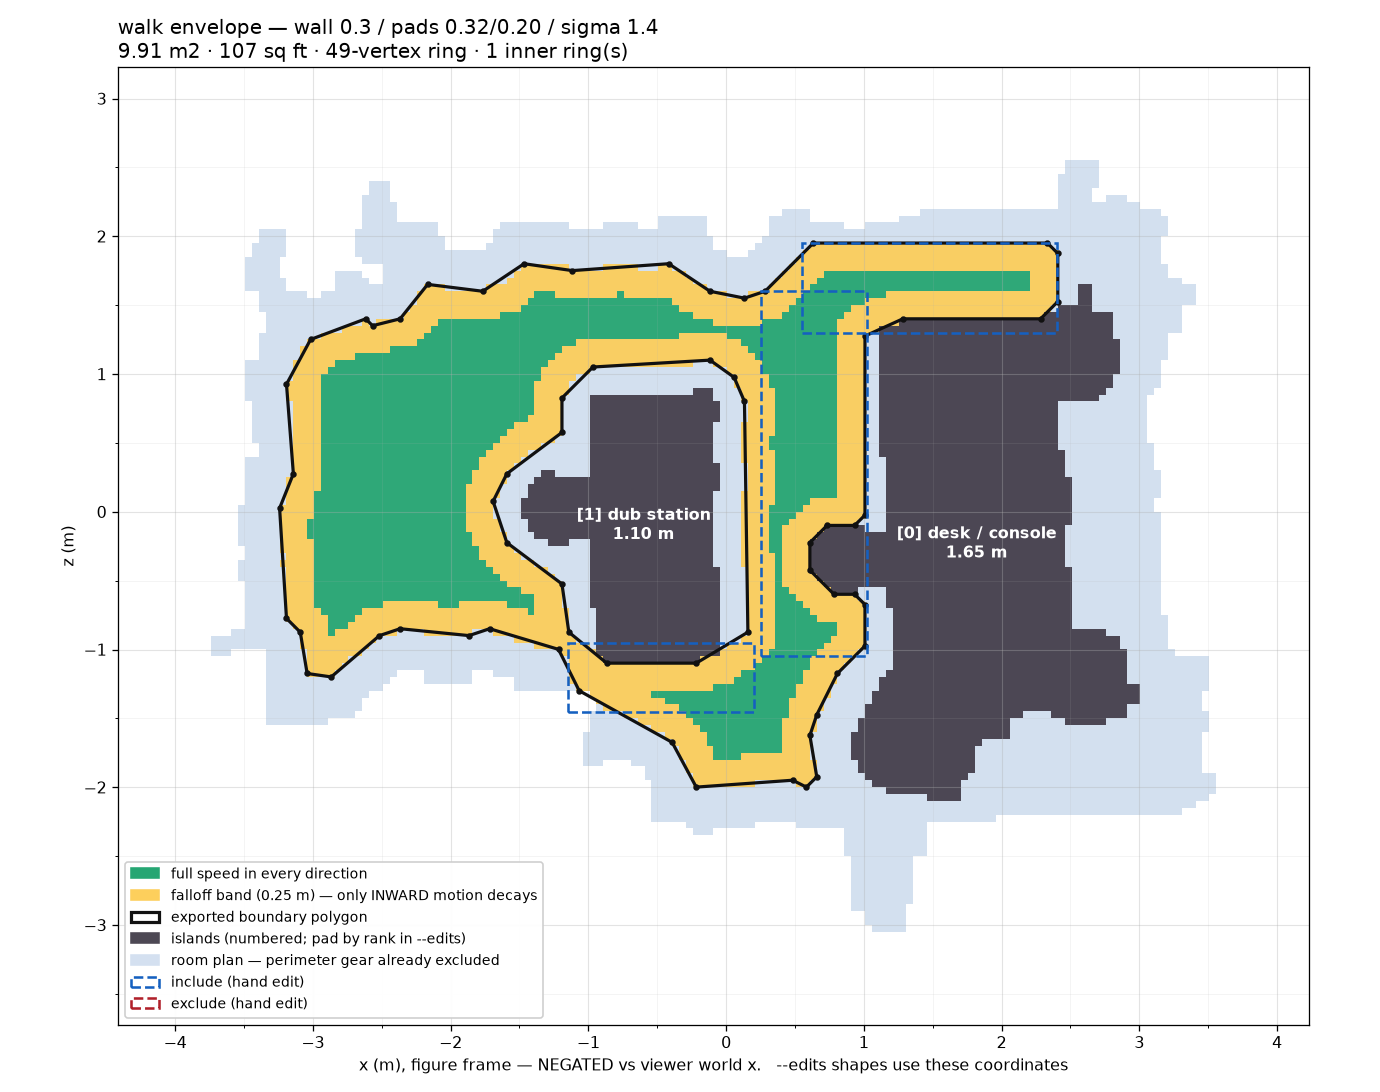

Source code (Python):
#!/usr/bin/env python3
"""
envelope — derive a walkable region for the viewer's walk mode, and emit it as a
paste-ready `region:` block for demos.ts plus a figure to judge it by.

    python envelope.py --xyz ./xyz.npy --sh0 ./sh0.npy

Why this exists separately from autoscene.py
--------------------------------------------
`autoscene.py` answers "does this room DESERVE walk mode?" and is tuned to be
conservative about it: a 0.50 m wall inset, a 0.50 m pad off tall gear, and a
final `binary_opening` with a 0.80 m disk that deletes any corridor narrower than
a comfortable one. On Bluedio that lands on 2.54 m2 with 2.49 m of walkable path,
which is the honest answer to its question — that room does not need walk mode.

This script answers the other question: "the room IS getting walk mode; what is
the best envelope for it?" Same occupancy grid, three different defaults:

  wall inset  0.30 m   the room plan boundary already sits at the FACE of the
                       perimeter gear, so the inset is a second standoff on top
                       of one that is already there
  island pad  0.32 m   for tall gear. The single most sensitive number: on
                       Bluedio, 0.40+ strands the region in one corner and makes
                       the whole console side unreachable
  no opening           the falloff already makes a thin passage unattractive.
                       Deleting it as well is what erases the loop

On Bluedio that is 8.23 m2 against 2.54 m2 — the difference between exploring a
room and shuffling in place.

Two things that are easy to get wrong
-------------------------------------
1. TRACE THE RING FROM A SMOOTHED FIELD. A ring traced off the raw 5 cm grid has
   a normal that snaps 90 degrees at every cell, and walk.ts applies the boundary
   falloff ALONG that normal — so sliding along a wall would stutter. The signed
   distance field is blurred and re-thresholded before tracing, and the resulting
   rounding is capped so it can never eat into an island's pad.

2. THE OUTPUT IS IN VIEWER WORLD UNITS, NOT RAW .SOG. main.ts rolls every splat
   180 degrees about Z, so raw (x, z) is world (-x, z). This script negates x on
   the way out; paste its output into demos.ts untouched.

Coordinate frames, all three of them
------------------------------------
    raw .sog     what the file contains; autoscene.py's scene.json is in these
    metres       raw * S, y flipped to floor-up. THE FIGURE'S AXES, and the frame
                 --edits shapes are written in
    world units  metres / S with x negated. What demos.ts and walk.ts consume

Hand edits
----------
Geometry cannot tell a drape from a doorway, so the derived envelope will
sometimes want correcting by eye. `--edits FILE.json` takes shapes in METRES, in
the same frame as the figure's axes, so a region can be read straight off an
annotated copy of the figure:

    {
      "islandPads": { "0": 0.32, "1": 0.20 },
      "exclude": [
        { "kind": "rect",   "min": [0.4, -2.0], "max": [1.2, -0.5], "note": "why" },
        { "kind": "circle", "centre": [-2.1, 0.8], "radius": 0.45 },
        { "kind": "poly",   "points": [[0,0], [1,0], [1,1]] }
      ],
      "include": [ ...same three shapes... ]
    }

  islandNames  rank -> label, for the figure only. Changes nothing else.
  exclude  carves floor OUT of the region. Unconditional — use it for anywhere a
           visitor should not stand that the geometry has no way to know about.
  include  forces floor IN, for where a pad or the wall inset was too greedy. It
           is intersected with the room's free space first, so it can relax a
           standoff but can never put a visitor inside solid geometry.

Run with --edits and no file to have a commented starter written for you.
"""
import argparse, json, math, os, sys

import numpy as np
from scipy import ndimage
from skimage import measure

sys.path.insert(0, os.path.dirname(os.path.abspath(__file__)))
import autoscene as A

CELL = A.CELL
S = A.S

# ---------------------------------------------------------------- defaults
WALL_INSET   = 0.30   # m from the room plan boundary (already the gear face)
PAD_TALL     = 0.32   # m off an island taller than autoscene's TALL_TOP
PAD_LOW      = 0.20   # m off a low one
SIGMA        = 1.4    # grid cells of blur on the signed distance field
ROUNDING_CAP = 0.05   # m the blur may relax a standoff by
MIN_ISLAND   = 0.06   # m2 before a hole counts as an island at all
RDP_EPS      = 0.045  # m of simplification on the traced ring
FALLOFF      = 0.25   # m, written into the emitted block
SPAWN_MARGIN = 0.30   # m, written into the emitted block


def disk(radius_m):
    rr = max(1, int(round(radius_m / CELL)))
    yy, xx = np.ogrid[-rr:rr + 1, -rr:rr + 1]
    return (xx * xx + yy * yy) <= rr * rr


def largest(mask):
    """Main connected component, plus the area of everything it left behind."""
    lab, n = ndimage.label(mask)
    if not n:
        return mask, []
    sizes = sorted(((np.count_nonzero(lab == i), i) for i in range(1, n + 1)), reverse=True)
    main = lab == sizes[0][1]
    return main, [s[0] * CELL ** 2 for s in sizes[1:] if s[0] * CELL ** 2 > 0.2]


def shape_mask(sc, shape):
    """Rasterise one --edits shape. Coordinates are METRES, figure frame."""
    ii, jj = np.meshgrid(np.arange(sc.shape[0]), np.arange(sc.shape[1]), indexing="ij")
    X, Z = sc.world_of(ii, jj)
    kind = shape.get("kind", "rect")
    if kind == "rect":
        (x0, z0), (x1, z1) = shape["min"], shape["max"]
        return (X >= min(x0, x1)) & (X <= max(x0, x1)) & (Z >= min(z0, z1)) & (Z <= max(z0, z1))
    if kind == "circle":
        cx, cz = shape["centre"]
        return (X - cx) ** 2 + (Z - cz) ** 2 <= float(shape["radius"]) ** 2
    if kind == "poly":
        pts = np.asarray(shape["points"], float)
        flat = measure.points_in_poly(np.stack([X.ravel(), Z.ravel()], 1), pts)
        return flat.reshape(X.shape)
    raise SystemExit(f"unknown edit shape kind: {kind!r} (rect | circle | poly)")


STARTER_EDITS = """{
  "_frame": "All coordinates are METRES in the figure's own axes (raw .sog XZ).",
  "_islandPads": "Keyed by the island rank printed by the script. Metres.",

  "islandNames": {},
  "islandPads": {},

  "exclude": [
  ],

  "include": [
  ]
}
"""


def find_islands(sc):
    """Islands, largest first — the same holes autoscene finds, unfiltered by its
    pinching rule (which is what suppresses them on a room like Bluedio, where
    both islands sit within a standoff of a wall)."""
    dist_edge = ndimage.distance_transform_edt(sc.outer) * CELL
    lab, k = ndimage.label(sc.holes, np.ones((3, 3)))
    out = []
    for i in range(1, k + 1):
        m = lab == i
        area = m.sum() * CELL ** 2
        if area < MIN_ISLAND:
            continue
        ii, jj = np.nonzero(m)
        X, Z = sc.world_of(ii, jj)
        out.append(dict(mask=m, area=area, top=float(sc.top[m].max()),
                        gap=float(dist_edge[m].min()),
                        centre=(float(X.mean()), float(Z.mean())),
                        size=(float(X.max() - X.min()), float(Z.max() - Z.min()))))
    out.sort(key=lambda d: -d["area"])
    return out


def rdp(p, eps):
    if len(p) < 3:
        return p
    a, b = p[0], p[-1]
    ab = b - a
    L = np.linalg.norm(ab)
    ap = p - a
    d = (np.abs(ab[0] * ap[:, 1] - ab[1] * ap[:, 0]) / L) if L > 1e-9 else np.linalg.norm(ap, axis=1)
    i = int(np.argmax(d))
    if d[i] <= eps:
        return np.array([a, b])
    return np.vstack([rdp(p[:i + 1], eps)[:-1], rdp(p[i:], eps)])


def _crosses(a, b, c, d):
    """Do open segments ab and cd properly cross?"""
    def o(p, q, r):
        v = (q[1] - p[1]) * (r[0] - q[0]) - (q[0] - p[0]) * (r[1] - q[1])
        return 0 if abs(v) < 1e-12 else (1 if v > 0 else 2)
    return o(a, b, c) != o(a, b, d) and o(c, d, a) != o(c, d, b)


def is_simple(ring):
    """True if no two non-adjacent edges of the closed ring cross.

    This is not a nicety. walk.ts decides inside/outside with an even-odd ray
    test, so a self-intersecting ring makes the SDF change SIGN in the wrong
    place — the visitor is told they are outside the region while standing in
    the middle of it, and the constraint shoves them somewhere arbitrary.
    """
    n = len(ring)
    for i in range(n):
        for j in range(i + 2, n):
            if i == 0 and j == n - 1:
                continue
            if _crosses(ring[i], ring[(i + 1) % n], ring[j], ring[(j + 1) % n]):
                return False
    return True


def simplify(contour, eps):
    """Douglas-Peucker, backed off until the ring is simple.

    A narrow slot in the region — a 0.15 m un-walkable finger between two pads,
    say — has two nearly-coincident walls, and RDP is perfectly happy to shave
    them past each other. So the eps is halved until the result survives
    is_simple(), and the raw contour is shipped if it never does. A ring with a
    few too many vertices costs nothing; a ring that crosses itself is a bug the
    visitor walks into.
    """
    simp = rdp(contour, eps)
    for _ in range(8):
        if len(simp) >= 4 and is_simple(simp[:-1]):
            return simp, eps, True
        eps *= 0.5
        simp = rdp(contour, eps)
    return contour, eps, False


def signed_area(ring):
    t = 0.0
    for i in range(len(ring)):
        x1, z1 = ring[i]
        x2, z2 = ring[(i + 1) % len(ring)]
        t += x1 * z2 - x2 * z1
    return t / 2


def compose_probe(sc, islands, pads, cfg):
    """The region as it would be with NO hand edits — used only to tell whether
    an exclude actually removed anything."""
    m = ndimage.binary_erosion(sc.outer, disk(max(cfg.wall, 0.05)))
    for n, isl in enumerate(islands):
        m &= ~ndimage.binary_dilation(isl["mask"], disk(max(pads[n], 0.05)))
    return m & sc.interior


def build(sc, islands, cfg, edits):
    """The envelope, as a boolean grid. Returns (region, hard, diagnostics)."""
    inc = np.zeros(sc.shape, bool)
    exc = np.zeros(sc.shape, bool)
    for s in edits.get("include", []):
        inc |= shape_mask(sc, s)
    for s in edits.get("exclude", []):
        exc |= shape_mask(sc, s)
    # An `include` may relax a standoff but never put a body inside geometry.
    inc &= sc.interior

    pads = {}
    for n, isl in enumerate(islands):
        override = edits.get("islandPads", {}).get(str(n))
        pads[n] = float(override) if override is not None \
            else (cfg.pad_tall if isl["top"] > A.TALL_TOP else cfg.pad_low)

    def compose(relax):
        m = ndimage.binary_erosion(sc.outer, disk(max(cfg.wall - relax, 0.05)))
        for n, isl in enumerate(islands):
            m &= ~ndimage.binary_dilation(isl["mask"], disk(max(pads[n] - relax, 0.05)))
        return (m | inc) & ~exc & sc.interior

    hard, stranded_hard = largest(compose(0.0))

    # Smooth the 5 cm stair-steps out of the SIGNED distance field, then
    # re-threshold. See the header — the falloff acts along the boundary normal,
    # and a grid-traced normal is a sawtooth.
    sd = ndimage.distance_transform_edt(hard) - ndimage.distance_transform_edt(~hard)
    region = ndimage.gaussian_filter(sd.astype(float), cfg.sigma) > 0
    # Rounding may not eat more than ROUNDING_CAP into any standoff.
    region &= compose(cfg.rounding_cap)
    region, stranded = largest(region)
    return region, hard, pads, sorted(set(stranded_hard + stranded), reverse=True)


def main():
    ap = argparse.ArgumentParser(description=__doc__,
                                 formatter_class=argparse.RawDescriptionHelpFormatter)
    ap.add_argument("--xyz", default="./xyz.npy")
    ap.add_argument("--sh0", default="./sh0.npy")
    ap.add_argument("--wall", type=float, default=WALL_INSET, help="m inset from the room plan")
    ap.add_argument("--pad-tall", type=float, default=PAD_TALL, help="m off a tall island")
    ap.add_argument("--pad-low", type=float, default=PAD_LOW, help="m off a low island")
    ap.add_argument("--sigma", type=float, default=SIGMA, help="cells of blur before tracing")
    ap.add_argument("--rounding-cap", type=float, default=ROUNDING_CAP,
                    help="m the blur may relax a standoff by")
    ap.add_argument("--eps", type=float, default=RDP_EPS, help="m of ring simplification")
    ap.add_argument("--falloff", type=float, default=FALLOFF, help="m, emitted into the block")
    ap.add_argument("--spawn-margin", type=float, default=SPAWN_MARGIN, help="m, emitted")
    ap.add_argument("--edits", help="JSON of hand corrections; written as a starter if missing")
    ap.add_argument("--out-ts", default="./envelope.ts.txt")
    ap.add_argument("--out-png", default="./envelope.png")
    ap.add_argument("--no-figure", action="store_true")
    cfg = ap.parse_args()

    edits = {}
    if cfg.edits:
        if os.path.exists(cfg.edits):
            edits = json.load(open(cfg.edits, encoding="utf8"))
            print(f"edits          {cfg.edits}: "
                  f"{len(edits.get('include', []))} include, "
                  f"{len(edits.get('exclude', []))} exclude, "
                  f"{len(edits.get('islandPads', {}))} pad override(s)")
        else:
            open(cfg.edits, "w", encoding="utf8").write(STARTER_EDITS)
            print(f"wrote a starter edits file to {cfg.edits} — fill it in and re-run")

    sc = A.Scene(cfg.xyz, cfg.sh0)
    islands = find_islands(sc)
    print(f"room plan      {sc.room_area:.2f} m2")
    print(f"islands        {len(islands)}")
    for n, isl in enumerate(islands):
        print(f"  [{n}] {isl['area']:5.2f} m2  {isl['size'][0]:.2f} x {isl['size'][1]:.2f} m  "
              f"top {isl['top']:.2f} m  centre ({isl['centre'][0]:+.2f}, {isl['centre'][1]:+.2f}) m  "
              f"gap-to-wall {isl['gap']:.2f} m")

    region, hard, pads, stranded = build(sc, islands, cfg, edits)
    area = region.sum() * CELL ** 2
    print(f"\npads used      " + ", ".join(f"[{n}] {p:.2f} m" for n, p in pads.items()))
    print(f"walkable       {area:.2f} m2 ({area * 10.7639:.0f} sq ft), "
          f"{100 * area / sc.room_area:.0f}% of the plan")
    if stranded:
        print(f"  ! STRANDED   {len(stranded)} pocket(s) dropped: "
              + ", ".join(f"{s:.2f} m2" for s in stranded)
              + "  <- loosen a pad, or the visitor simply cannot reach them")

    # Did every hand edit actually land? An include that is not CONNECTED to the
    # main region is dropped by largest() and would otherwise vanish in silence —
    # which is the single most confusing thing this script could do to someone
    # marking up the figure.
    for i, s in enumerate(edits.get("include", [])):
        m = shape_mask(sc, s)
        free = m & sc.interior
        if not free.any():
            print(f"  ! include[{i}] is entirely inside solid geometry — nothing to add. "
                  f"An include may relax a standoff, never put a body inside a wall.")
            continue
        got = (free & region).sum() / free.sum()
        if got < 0.02:
            print(f"  ! include[{i}] had NO effect. Almost certainly not connected to the "
                  f"main region — extend it until it touches walkable floor.")
        elif got < 0.85:
            print(f"  ~ include[{i}] only {100 * got:.0f}% applied "
                  f"(the rest is solid geometry, or unreachable).")
    if edits.get("exclude"):
        unedited = largest(compose_probe(sc, islands, pads, cfg))[0]
        for i, s in enumerate(edits["exclude"]):
            if not (shape_mask(sc, s) & unedited).any():
                print(f"  ~ exclude[{i}] removed nothing — it was already outside the region.")

    # Encroachment: prove the smoothing did not eat into a standoff.
    worst = 0.0
    for n, isl in enumerate(islands):
        over = region & ndimage.binary_dilation(isl["mask"], disk(pads[n]))
        if over.any():
            e = float((ndimage.distance_transform_edt(
                ndimage.binary_dilation(isl["mask"], disk(pads[n]))) * CELL)[region].max())
            worst = max(worst, e)
            print(f"  island [{n}] standoff relaxed by up to {e:.3f} m")
    if not worst:
        print("encroachment   0.000 m into every island standoff")

    # ---- trace ------------------------------------------------------------
    rings = []
    for c in measure.find_contours(np.pad(region.astype(float), 1), 0.5):
        c = c - 1.0
        xy = np.stack([sc.x0 + (c[:, 0] + 0.5) * CELL, sc.z0 + (c[:, 1] + 0.5) * CELL], 1)
        simp, used, ok = simplify(xy, cfg.eps)
        if not ok:
            print(f"  ! a ring could not be simplified without self-intersecting; "
                  f"shipping the raw {len(xy)}-point contour")
        elif used < cfg.eps:
            print(f"  ~ eps backed off {cfg.eps:.3f} -> {used:.4f} m on one ring "
                  f"to keep it simple (a narrow slot in the region)")
        if len(simp) >= 4:
            rings.append(simp)
    rings.sort(key=lambda r: -abs(np.trapezoid(r[:, 1], r[:, 0])))
    if not rings:
        raise SystemExit("no ring traced — the region is empty")

    def to_world(r):
        # metres -> world units, x negated by main.ts's 180-degree Z roll.
        return [[round(-float(x) / S, 3), round(float(z) / S, 3)] for x, z in r[:-1]]

    def wind(r, ccw):
        return r if (signed_area(r) > 0) == ccw else r[::-1]

    outer = wind(to_world(rings[0]), True)
    inners = [wind(to_world(r), False) for r in rings[1:]]
    # Re-check in WORLD space, which is what actually ships. The x negation is a
    # mirror, so it cannot create a crossing — but this is cheap, and the cost of
    # being wrong is a region the viewer silently misjudges.
    for nm, r in [("outer", outer)] + [(f"inner {i}", r) for i, r in enumerate(inners)]:
        if not is_simple(np.asarray(r, float)):
            raise SystemExit(f"REFUSING TO WRITE: the {nm} ring self-intersects in world space")
    print(f"\nring           outer {len(outer)} verts CCW"
          + (f", {len(inners)} inner: {[len(r) for r in inners]}" if inners else ", no inner rings"))

    fmt = lambda r, ind: "\n".join(ind + "[" + ", ".join(f"{v:.3f}" for v in p) + "]," for p in r)
    ts = (f"      region: {{\n"
          f"        falloff: {cfg.falloff},\n"
          f"        spawnMargin: {cfg.spawn_margin},\n"
          f"        outer: [\n{fmt(outer, '          ')}\n        ],\n")
    if inners:
        ts += "        innerRings: [\n" + "".join(
            "          [\n" + fmt(r, "            ") + "\n          ],\n" for r in inners) + "        ],\n"
    ts += "      },\n"
    open(cfg.out_ts, "w", encoding="utf8", newline="\n").write(ts)
    print(f"wrote          {cfg.out_ts}  (paste into the demo's `walk` block)")

    if not cfg.no_figure:
        figure(sc, islands, region, area, outer, inners, cfg, edits)
        print(f"wrote          {cfg.out_png}")


def figure(sc, islands, region, area, outer, inners, cfg, edits):
    import matplotlib
    matplotlib.use("Agg")
    import matplotlib.pyplot as plt
    from matplotlib.patches import Patch, Polygon as MPoly
    from matplotlib.ticker import MultipleLocator

    dist = ndimage.distance_transform_edt(region) * CELL
    ext = [sc.x0, sc.x0 + sc.shape[0] * CELL, sc.z0, sc.z0 + sc.shape[1] * CELL]

    def show(ax, m, colour, alpha=1.0):
        img = np.zeros(m.shape + (4,))
        img[m] = list(colour) + [alpha]
        ax.imshow(np.transpose(img, (1, 0, 2)), origin="lower", extent=ext)

    fig, ax = plt.subplots(figsize=(12, 9.5))
    show(ax, sc.outer, [0.83, 0.88, 0.94])
    for isl in islands:
        show(ax, isl["mask"], [0.30, 0.28, 0.33])
    show(ax, region & (dist < cfg.falloff), [0.99, 0.81, 0.36], 0.95)
    show(ax, region & (dist >= cfg.falloff), [0.15, 0.65, 0.45], 0.95)

    for ring in [outer] + list(inners):
        poly = np.array([[-p[0] * S, p[1] * S] for p in ring])
        ax.add_patch(MPoly(poly, closed=True, fill=False, ec="#111", lw=2.0, zorder=8))
        ax.plot(poly[:, 0], poly[:, 1], "o", ms=3.0, color="#111", zorder=9)
    names = edits.get("islandNames", {})
    for n, isl in enumerate(islands):
        label = names.get(str(n))
        head = f"[{n}] {label}" if label else f"[{n}]"
        ax.annotate(f"{head}\n{isl['top']:.2f} m", isl["centre"], color="w",
                    ha="center", va="center", fontsize=10, weight="bold", zorder=11)

    ii, jj = np.nonzero(sc.outer)
    X, Z = sc.world_of(ii, jj)
    ax.set_xlim(X.min() - 0.7, X.max() + 0.7)
    ax.set_ylim(Z.min() - 0.7, Z.max() + 0.7)
    ax.set_aspect("equal")
    # A half-metre grid, because this figure is the thing you annotate to write
    # an --edits file, and every shape in that file is in these coordinates.
    ax.xaxis.set_major_locator(MultipleLocator(1.0))
    ax.yaxis.set_major_locator(MultipleLocator(1.0))
    ax.xaxis.set_minor_locator(MultipleLocator(0.5))
    ax.yaxis.set_minor_locator(MultipleLocator(0.5))
    ax.grid(which="major", alpha=0.35, lw=0.7)
    ax.grid(which="minor", alpha=0.16, lw=0.5)
    # Stating the negation on the plot, because this figure is the thing that
    # gets marked up, and "left" here is "right" in the viewer. --edits shapes
    # are in THESE coordinates; the export negates x on the way to demos.ts.
    ax.set_xlabel("x (m), figure frame — NEGATED vs viewer world x.   --edits shapes use these coordinates")
    ax.set_ylabel("z (m)")
    loops = f" · {len(inners)} inner ring(s)" if inners else ""
    ax.set_title(
        f"walk envelope — wall {cfg.wall} / pads "
        + "/".join(f"{p:.2f}" for p in [cfg.pad_tall, cfg.pad_low])
        + f" / sigma {cfg.sigma}\n{area:.2f} m2 · {area * 10.7639:.0f} sq ft · "
          f"{len(outer)}-vertex ring{loops}",
        fontsize=12.5, loc="left")
    handles = [
        Patch(color="#26a673", label="full speed in every direction"),
        Patch(color="#fdcf5c", label=f"falloff band ({cfg.falloff} m) — only INWARD motion decays"),
        Patch(fc="none", ec="#111", lw=2.0, label="exported boundary polygon"),
        Patch(color="#4d4854", label="islands (numbered; pad by rank in --edits)"),
        Patch(color="#d4e0f0", label="room plan — perimeter gear already excluded"),
    ]
    if edits.get("include") or edits.get("exclude"):
        handles.append(Patch(fc="none", ec="#1560c0", lw=1.6, ls="--", label="include (hand edit)"))
        handles.append(Patch(fc="none", ec="#b0202a", lw=1.6, ls="--", label="exclude (hand edit)"))
        for s, colour in [(edits.get("include", []), "#1560c0"), (edits.get("exclude", []), "#b0202a")]:
            for shape in s:
                if shape.get("kind", "rect") == "rect":
                    (x0, z0), (x1, z1) = shape["min"], shape["max"]
                    ax.add_patch(plt.Rectangle((min(x0, x1), min(z0, z1)), abs(x1 - x0), abs(z1 - z0),
                                               fill=False, ec=colour, lw=1.6, ls="--", zorder=12))
                elif shape["kind"] == "circle":
                    ax.add_patch(plt.Circle(shape["centre"], shape["radius"], fill=False,
                                            ec=colour, lw=1.6, ls="--", zorder=12))
                else:
                    ax.add_patch(MPoly(np.asarray(shape["points"], float), closed=True, fill=False,
                                       ec=colour, lw=1.6, ls="--", zorder=12))
    ax.legend(handles=handles, loc="lower left", fontsize=9, framealpha=0.96)
    fig.tight_layout()
    fig.savefig(cfg.out_png, dpi=115, facecolor="white")


if __name__ == "__main__":
    main()
